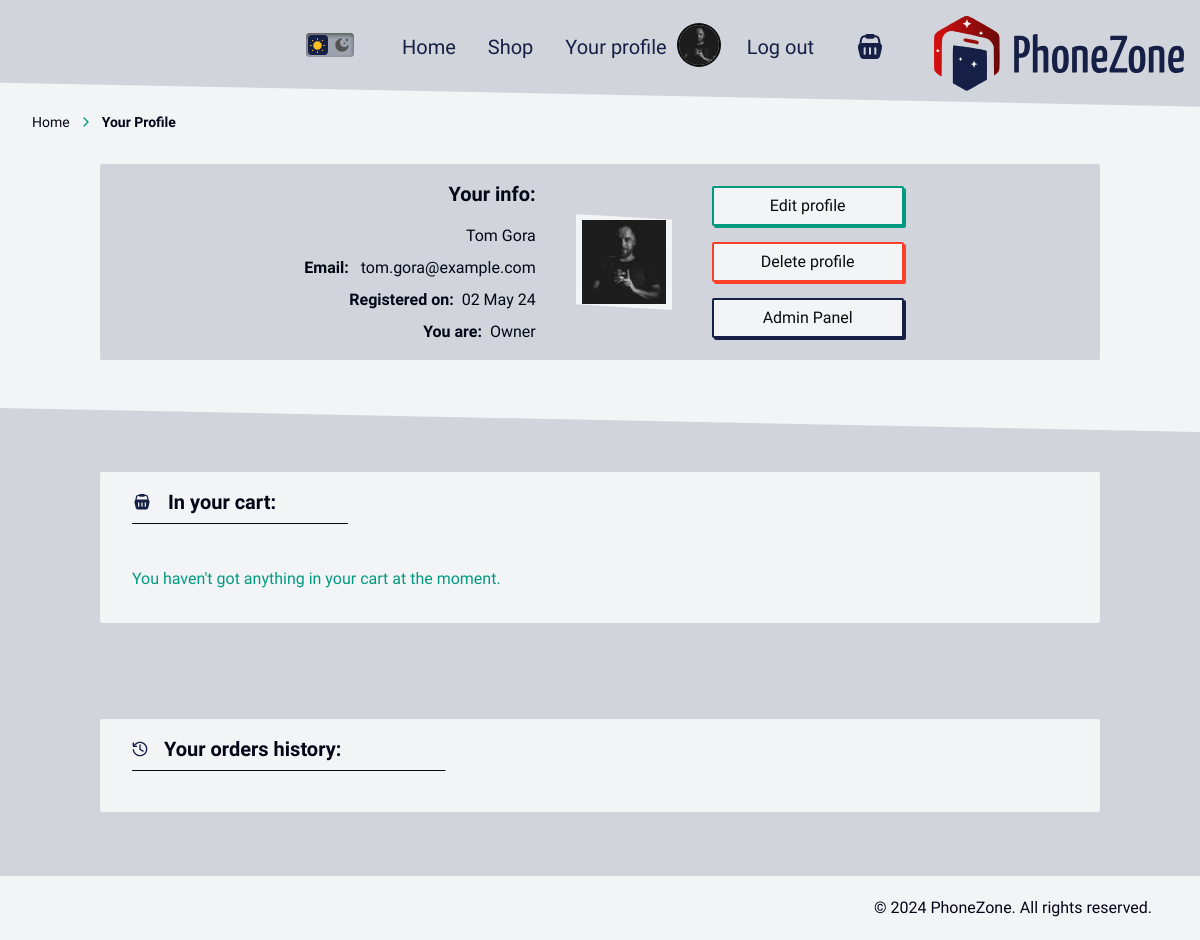
The page /pages/profile.php (signed in) on the database its author committed.
### tables this page shows
CREATE TABLE `users` (
  `user_id` int(11) NOT NULL,
  `user_email` varchar(255) NOT NULL,
  `user_registration` date DEFAULT NULL,
  `user_firstname` varchar(50) NOT NULL,
  `user_lastname` varchar(50) NOT NULL,
  `user_password` varchar(32) DEFAULT NULL,
  `user_img` varchar(255) DEFAULT NULL,
  `user_type` enum('admin','user','owner') NOT NULL,
  `user_auth_method` enum('1','2','3') DEFAULT NULL
);

### pages/profile.php (the view, shortened to what this page needs)
<?php
$user_id = isset($_SESSION["user_id"]) ? $_SESSION["user_id"] : null;
$connection = get_mysqli();
$query = "SELECT * FROM users WHERE user_id = '$user_id'";
$result = mysqli_query($connection, $query);
$row = mysqli_fetch_assoc($result);
$logged_in_mf = new User();
$logged_in_mf->user_id = $user_id;
$logged_in_mf->user_email = $row["user_email"];
$logged_in_mf->user_registration = new DateTime($row["user_registration"]);
$logged_in_mf->user_firstname = $row["user_firstname"];
$logged_in_mf->user_lastname = $row["user_lastname"];
$logged_in_mf->user_img = $row["user_img"] ?: "default.jpg";
$breadcrumbs_html = file_get_contents("../html_components/breadcrumbs.html");
$formatted_date = $logged_in_mf->user_registration->format("d M y");
?>
<!doctype html>
<html lang="en" data-theme="light">
<head>
  <link href="../css/output/tailwind-styles.css" rel="stylesheet" />
  <link rel="stylesheet" href="../css/globals.css">
</head>
<body class="min-h-screen flex flex-col items-center gap-4 md:pt-24">
<?php
$nav_html = file_get_contents("../html_components/navigation.html");
$profile_header_html = file_get_contents(
  "../html_components/profile_header.html"
);
$profile_cart_html = file_get_contents("../html_components/profile_cart.html");
$profile_order_history = file_get_contents(
  "../html_components/profile_history.html"
);
$footer_html = file_get_contents("../html_components/footer.html");
$nav_html = str_replace(
  ["res/logo-h.png", 'href="index.php"'],
  ["../res/logo-h.png", 'href="../index.php"'],
  $nav_html
);
if (isset($_SESSION["user_type"]) && $_SESSION["user_type"] != "user") {
  $profile_header_html = str_replace(
    ["role hidden", "PROFILE_USER_ROLE", "btn-primary hidden"],
    ["", ucfirst($_SESSION["user_type"]), "btn-primary"],
    $profile_header_html
  );
}
$nav_html = str_replace(
  [
    "for-logged-in nav-link hidden",
    "for-logged-in nav-link group hidden",
    "pages/profile.php",
    "res/user_img/PROFILE_USER_IMG",
    "pages/products.php",
    "scripts/logout.php",
  ],
  [
    "nav-link",
    "nav-link group",
    "../pages/profile.php",
    "../res/user_img/" . $logged_in_mf->user_img,
    "../pages/products.php",
    "../scripts/logout.php",
  ],
  $nav_html
);
$profile_header_html = str_replace(
  [
    "PROFILE_USER_NAME",
    "PROFILE_USER_EMAIL",
    "PROFILE_USER_REGISTRATION_DATE",
    "PROFILE_USER_IMG",
  ],
  [
    $logged_in_mf->user_firstname . " " . $logged_in_mf->user_lastname,
    $logged_in_mf->user_email,
    $formatted_date,
    $logged_in_mf->user_img,
  ],
  $profile_header_html
);
$cart_products_json = get_user_cart_state($logged_in_mf->user_id);
if ($cart_products_json == "[]" || $cart_products_json == "no_cart") {
  $profile_cart_html = str_replace(
    "CART_CONTETS",
    '<p class="py-4 text-bg-info">You haven\'t got anything in your cart at the moment.</p>',
    $profile_cart_html
  );
}
$footer_html = str_replace(
  ["bg-bg-light", "bg-bg-darker"],
  ["bg-bg-lighter", "bg-bg-dark"],
  $footer_html
);
$breadcrumbs_html = str_replace(
  [
    "my-4",
    '  <li class="inline-flex items-center">
    <a
      class="flex items-center text-sm transition duration-300 hover:text-bg-info focus:bg-bg-info focus:outline-none"
      href="./products.php">
      Shop
      <svg
        class="mx-2 size-4 flex-shrink-0 overflow-visible text-bg-info"
        xmlns="http://www.w3.org/2000/svg"
        width="24"
        height="24"
        viewBox="0 0 24 24"
        fill="none"
        stroke="currentColor"
        stroke-width="2"
        stroke-linecap="round"
        stroke-linejoin="round"
        style="--darkreader-inline-stroke: currentColor"
        data-darkreader-inline-stroke="">
        <path d="m9 18 6-6-6-6"></path>
      </svg>
    </a>
  </li>
',
    "CURRENT_PAGE",
  ],
  ["mt-4", "", "Your Profile"],
  $breadcrumbs_html
);
echo $nav_html;
echo $breadcrumbs_html;
echo $profile_header_html;
echo "<div id='profile-purchases-details' class='w-full px-[8.33%] bg-bg-light dark:bg-bg-darker pt-12 h-max grow md:min-h-80 items-center flex flex-col gap-4 justify-start'>";
echo $profile_cart_html;
echo $profile_order_history;
echo "</div>";
echo $footer_html;
?>
  </body>
</html>

### css/globals.css (style rules this page uses)
:root[data-theme="light"] body { color: #020617; background: #f3f4f6; }
:root[data-theme="light"] #theme-toggle::after { transform: translateX(0px); background: #161f45; }
#theme-toggle { --theme_transition: all 0.3s ease-in-out; }
#theme-toggle::after { z-index: 100; content: ""; position: absolute; height: 20px; top: 2px; left: 2px; aspect-ratio: 1/1; transition: var(--theme_transition); border-radius: 4px; }
#theme-toggle svg { z-index: 101; }
@media (width > 768px) { #navigation { clip-path: polygon(0 0, 100% 0, 100% 100%, 0 calc(100% - 2vw)); } }
@media (width > 768px) { #products-grid-wrapper, #product-view, #profile-purchases-details { clip-path: polygon(0 0, 100% 2vw, 100% 100%, 0 100%); } }
#navigation .logo:not(#mobile-store-logo)::after { position: absolute; content: ""; width: 100%; height: 2px; background: var(--brand-600); scale: 0 1; transition: all 0.3s ease-in-out; bottom: 6px; right: -0.4rem; transform-origin: right; }
.profile-section-title::after { content: ""; position: absolute; width: 100%; bottom: -0.5rem; transform: scaleX(1.5); transform-origin: bottom left; border-bottom: 1px solid #0b0b0b; }

### rows shown on the page
users: user_img "Home Shop Your profile Log out", user_img (picture), profile_header_html "Your info: Tom Gora Email: tom.gora@example.com Registered on: 02 May 24 You are: Owner Edit profile Delete profile Admin Panel", user_firstname+user_lastname+user_email (picture)

### other values the page prints
$breadcrumbs_html "Home Your Profile"
$profile_order_history "Your orders history:"
$footer_html "© 2024 PhoneZone. All rights reserved."
